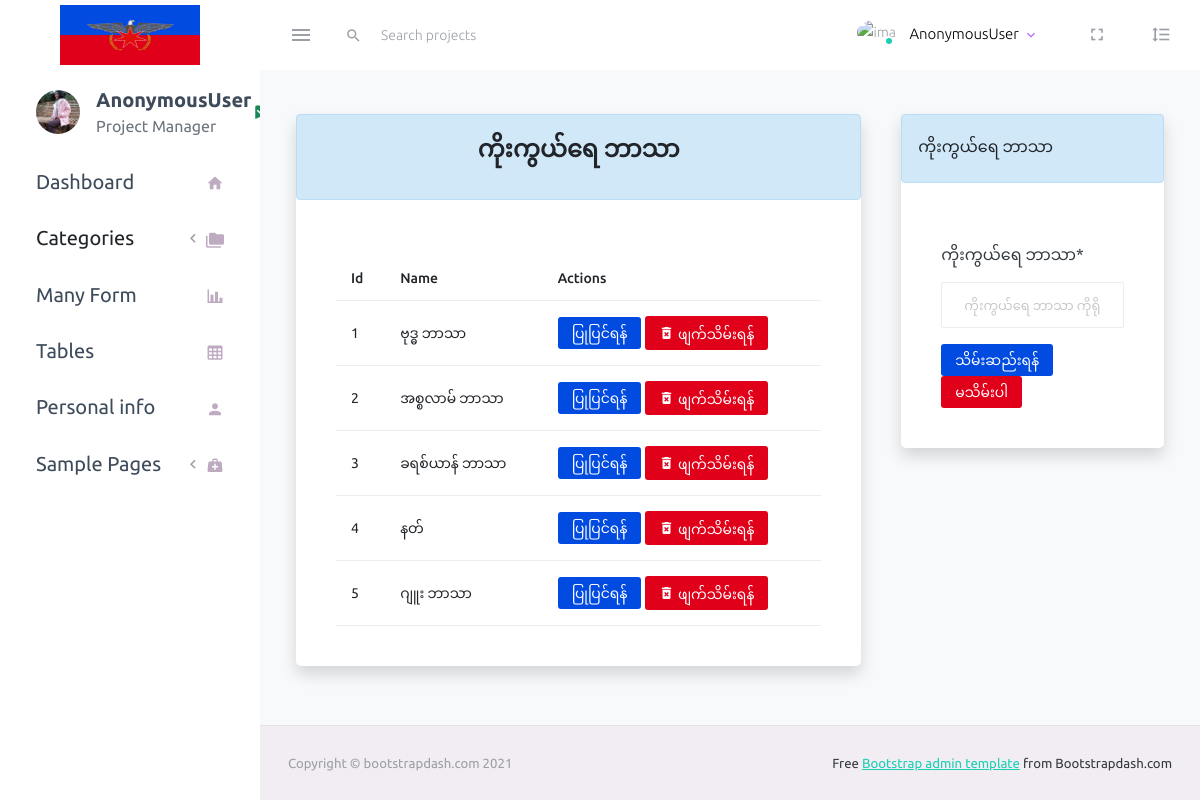
Screenshot of /religion/create with the database file from the repository.
### myapp/models.py (models this page shows, shortened)
class Religion(models.Model):
   name = models.CharField(max_length=50)

### myapp/views.py (the view)
# urls.py: path('religion/create', views.create_religion, name="religionpage"),
def create_religion(request):
    add = 'add_religion'
    form = ReligionForm()
    religions = Religion.objects.all()
    if request.method == 'POST':
        form = ReligionForm(request.POST)
        if form.is_valid():
            form.save()
            return redirect('religionpage')
    context = {
        'add':add,
        'form':form,
        'religions':religions
    }
    return render(request, 'category/religion.html', context)

### myapp/forms.py
class ReligionForm(forms.ModelForm):
   class Meta:
      model = Religion
      fields = "__all__"
      labels = {
         'name':'ကိုးကွယ်ရေ ဘာသာ'
      }
      widgets = {
         'name':forms.TextInput(attrs=({'placeholder':'ကိုးကွယ်ရေ ဘာသာ ကိုရိုက်ထည့်ပါ'}))
      }

### templates/category/religion.html (shortened to what this page needs)
{% extends 'layout/master.html' %}
{% load crispy_forms_tags %}
{% block content %}
<div class="row">
   <div class="col col-md-8">
      <div class="card shadow">
         <div class="text-dark alert alert-info">
            <p class=" text-center fs-4 fw-bold">ကိုးကွယ်ရေ ဘာသာ</p>
         </div>
         <div class="card-body">
            <table class="table">
               <thead>
                  <tr>
                     <th>Id</th>
                     <th>Name</th>
                     <th>Actions</th>
                  </tr>
               </thead>
               <tbody>
                  {% for religion in religions %}
                  <tr>
                     <td>{{ forloop.counter }}</td>
                     <td>{{ religion.name }}</td>
                     <td>
                        <a href="{% url 'religion_change' religion.id %}" class="btn btn-sm text-white" style="background-color: #014be1;">ပြုပြင်ရန်</a>
                        <a href="{% url 'remove_religion' religion.id%}" class="btn btn-sm text-white" style="background-color: #e10019;"> <i class="mdi mdi-delete-forever "></i> ဖျက်သိမ်းရန်</a>
                     </td>
                  </tr>
                  {% endfor %}
               </tbody>
            </table>
         </div>
      </div>
   </div>
   {% if  add == 'add_religion' %}
   <div class="col col-md-4">
      <div class="card shadow">
         <div class="text-dark alert alert-info">
            ကိုးကွယ်ရေ ဘာသာ
         </div>
         <div class="card-body">
            <form action="" method="POST">
               {{form.name|as_crispy_field}}
                  <button type="submit" class="btn btn-sm text-white" style="background-color: #014be1;">သိမ်းဆည်းရန်</button>
                  <button type="reset" class="btn btn-sm text-white" style="background-color: #e10019;">မသိမ်းပါ</button>
            </form>
         </div>
      </div>
   </div>
   {% endif %}
</div>
{% endblock content %}

### rows the page displays
Religion: name "ဗုဒ္ဓ ဘာသာ"
Religion: name "အစ္စလာမ် ဘာသာ"
Religion: name "ခရစ်ယာန် ဘာသာ"
Religion: name "နတ်"
Religion: name "ဂျူး ဘာသာ"

### other values shown
{{ request.user }} "AnonymousUser"
